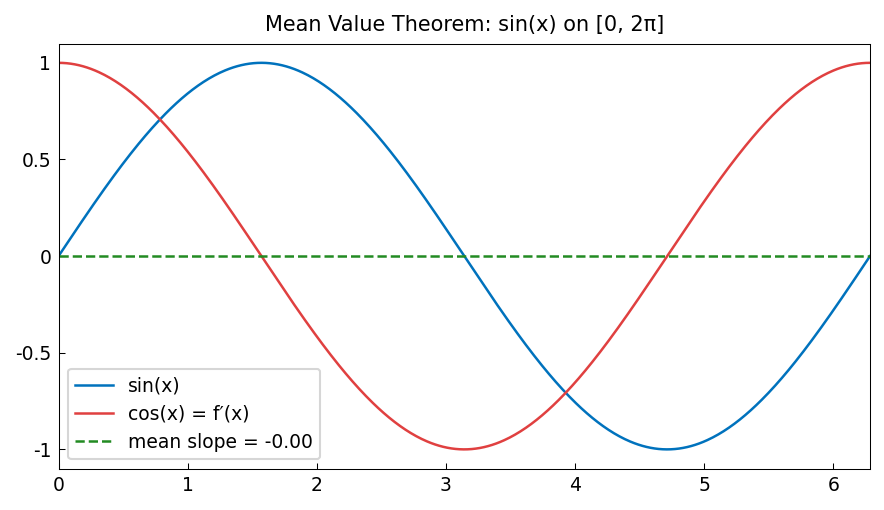

This figure's Python source:
"""Mean Value Theorem illustrated with Chebfun.

For a differentiable function f on [a, b], the MVT guarantees
a point c in (a, b) where f'(c) = (f(b) - f(a)) / (b - a).
We find such c using Chebfun's roots.

Credit: Inspired by Chebfun examples calc/MeanValueThm.m.
Original MATLAB Chebfun: Copyright 2017 by The University of Oxford and
The Chebfun Developers. See https://www.chebfun.org/ for Chebfun information.
"""
import os

os.environ.setdefault("XLA_PYTHON_CLIENT_PREALLOCATE", "false")

import matplotlib

matplotlib.use("Agg")
import os
import sys

import jax.numpy as jnp
import matplotlib.pyplot as plt
import numpy as np

sys.path.insert(0, os.path.join(os.path.dirname(__file__), '..', '..', 'src'))

import chebfunjax as cj
from chebfunjax.plotting import chebfun_style

chebfun_style()

from chebfunjax.plotting import plot


def run():
    print("=" * 60)
    print("Mean Value Theorem with Chebfun")
    print("=" * 60)

    # --- Example 1: f(x) = sin(x) on [0, 2*pi] ----------------------
    a, b = 0.0, float(2.0 * jnp.pi)
    dom = (a, b)
    f = cj.chebfun(lambda x: jnp.sin(x), domain=dom)
    fa = float(f(jnp.array(a)))
    fb = float(f(jnp.array(b)))
    mean_slope = (fb - fa) / (b - a)  # = 0 (sin(0) = sin(2*pi) = 0)

    print("\nf(x) = sin(x) on [0, 2*pi]:")
    print(f"  f(0)     = {fa:.10f}")
    print(f"  f(2*pi)  = {fb:.10f}")
    print(f"  Mean slope = {mean_slope:.2e}")

    df = f.diff()
    g = df - mean_slope
    c_pts = g.roots()
    c_pts_arr = np.array(c_pts)
    interior = c_pts_arr[(c_pts_arr > a + 1e-10) & (c_pts_arr < b - 1e-10)]
    print(f"  MVT points c (where f'(c)=0): {interior}")
    # For sin(x) on [0, 2*pi], f'(c) = cos(c) = 0 at c = pi/2, 3*pi/2
    assert len(interior) >= 2
    assert any(abs(c - float(jnp.pi / 2)) < 1e-6 for c in interior)
    assert any(abs(c - float(3 * jnp.pi / 2)) < 1e-6 for c in interior)

    # --- Example 2: f(x) = x^3 on [-2, 2] ---------------------------
    dom2 = (-2.0, 2.0)
    f2 = cj.chebfun(lambda x: x**3, domain=dom2)
    fa2 = float(f2(jnp.array(-2.0)))
    fb2 = float(f2(jnp.array(2.0)))
    mean_slope2 = (fb2 - fa2) / 4.0  # = (8 - (-8)) / 4 = 4
    print("\nf(x) = x^3 on [-2, 2]:")
    print(f"  Mean slope = {mean_slope2:.10f}  (exact: 4.0)")
    assert abs(mean_slope2 - 4.0) < 1e-12

    df2 = f2.diff()
    g2 = df2 - mean_slope2
    c2_pts = g2.roots()
    c2_arr = np.array(c2_pts)
    interior2 = c2_arr[(c2_arr > -2.0 + 1e-10) & (c2_arr < 2.0 - 1e-10)]
    print(f"  MVT points c: {interior2}")
    # f'(x) = 3x^2 = 4 => x = +-2/sqrt(3)
    c_exact = 2.0 / np.sqrt(3.0)
    assert any(abs(c - c_exact) < 1e-6 for c in interior2)
    assert any(abs(c + c_exact) < 1e-6 for c in interior2)

    # --- Example 3: exp(x) on [0, 1] --------------------------------
    dom3 = (0.0, 1.0)
    f3 = cj.chebfun(lambda x: jnp.exp(x), domain=dom3)
    fa3 = float(f3(jnp.array(0.0)))
    fb3 = float(f3(jnp.array(1.0)))
    mean_slope3 = fb3 - fa3  # = e - 1
    print("\nf(x) = exp(x) on [0, 1]:")
    print(f"  Mean slope = e - 1 = {mean_slope3:.10f}")

    df3 = f3.diff()  # = exp(x)
    g3 = df3 - mean_slope3
    c3_pts = g3.roots()
    c3_arr = np.array(c3_pts)
    interior3 = c3_arr[(c3_arr > 1e-10) & (c3_arr < 1.0 - 1e-10)]
    # exp(c) = e - 1 => c = log(e - 1)
    c3_exact = float(jnp.log(jnp.array(float(jnp.e) - 1.0)))
    print(f"  c* = {interior3[0]:.10f}  (exact: log(e-1) = {c3_exact:.10f})")
    assert len(interior3) >= 1
    assert abs(interior3[0] - c3_exact) < 1e-8

    # --- Plots -------------------------------------------------------
    _here = os.path.dirname(os.path.abspath(__file__))
    fig, ax = plot(f, title="Mean Value Theorem: sin(x) on [0, 2π]",
                   label="sin(x)")
    plot(df, ax=ax, color="#E04040", label="cos(x) = f′(x)")
    ax.axhline(mean_slope, color="#228B22", linewidth=1.2,
               linestyle="--", label=f"mean slope = {mean_slope:.2f}")
    ax.legend(fontsize=9)
    fig.savefig(os.path.join(_here, "mean_value_theorem.png"),
                dpi=150, bbox_inches="tight")
    plt.close(fig)

    print("\nAll assertions passed.")
    return True

if __name__ == "__main__":
    run()
